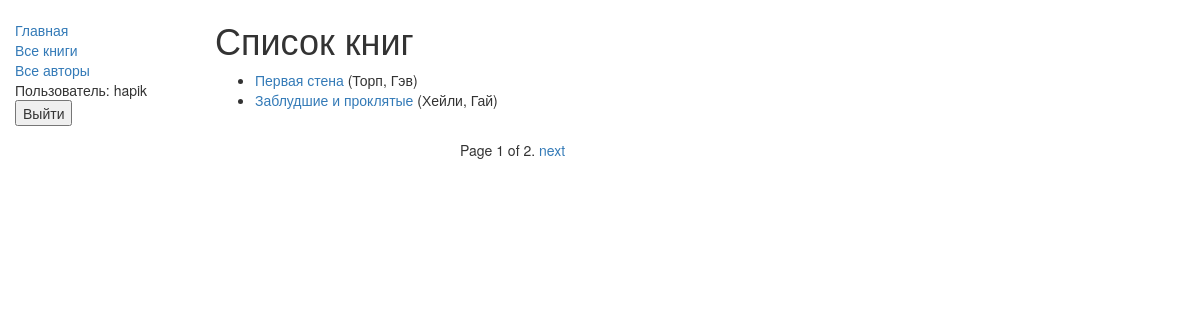
Page /catalog/books/ (signed in) on the committed database.
### catalog/models.py (models this page shows, shortened)
class Book(models.Model):
    title = models.CharField(max_length=200)
    author = models.ForeignKey('Author', on_delete=models.SET_NULL, null=True)
    summary = models.TextField(max_length=1000, help_text="Enter a brief description of the book")
    isbn = models.CharField('ISBN',max_length=13, help_text='13 Character <a href="https://www.isbn-international.org/content/what-isbn">ISBN number</a>')
    genre = models.ManyToManyField(Genre, help_text="Select a genre for this book")
    def get_absolute_url(self):
        return reverse('book-detail', args=[str(self.id)])
    def display_genre(self):
        return ', '.join([ genre.name for genre in self.genre.all()[:3] ])
    display_genre.short_description = 'Genre'

class Author(models.Model):
    first_name = models.CharField(max_length=100)
    last_name = models.CharField(max_length=100)
    date_of_birth = models.DateField(null=True, blank=True)
    date_of_death = models.DateField('Died', null=True, blank=True)
    def __str__(self):
        return '%s, %s' % (self.last_name, self.first_name)

### catalog/views.py (the view)
class BookListView(generic.ListView):
    model = Book
    paginate_by = 2
    def get_queryset(self):
        return Book.objects.filter(title__icontains='')

### catalog/templates/catalog/book_list.html
{% extends "base_generic.html" %}
{% block content %}
    <h1>Список книг</h1>
    {% if book_list %}
    <ul>
      {% for book in book_list %}
      <li>
        <a href="{{ book.get_absolute_url }}">{{ book.title }}</a> ({{book.author}})
      </li>
      {% endfor %}
    </ul>
    {% else %}
      <p>В библиотеке книг нет.</p>
    {% endif %}
{% endblock %}

### catalog/templates/base_generic.html (shortened to what this page needs)
<!doctype html>
<html lang="en">
<head>
    <link
            rel="stylesheet"
            href="https://maxcdn.bootstrapcdn.com/bootstrap/3.3.7/css/bootstrap.min.css"/>
    {% load static %}
    <link rel="stylesheet" href="{% static 'css/styles.css' %}"/>
</head>
<body>
<div class="container-fluid">
    <div class="row">
        <div class="col-sm-2">
            {% block sidebar %}
            <ul class="sidebar-nav">
                <li><a href="{% url 'index' %}">Главная</a></li>
                <li><a href="{% url 'books' %}">Все книги</a></li>
                <li><a href="{% url 'authors' %}">Все авторы</a></li>
                {% if user.is_authenticated %}
                <li>Пользователь: {{ user.get_username }}</li>
                <li>
                    <form action="{% url 'logout'%}?next={{request.path}}" method="post">
                        <button class="dropdown-item" type="submit">Выйти</button>
                    </form>
                </li>
                <br> {% else %}
                <form action="{% url 'login' %}" method="post"> {% csrf_token %}
                    <button class="dropdown-item" type="submit">Войти</button>
                </form>
                {% endif %}
            </ul>
            {% endblock %}
        </div>
        <div class="col-sm-10 ">{% block content %}{% endblock %}</div>
        {% block pagination %}
        {% if is_paginated %}
        <div class="pagination" style="margin-left: 26rem">
      <span class="page-links">
        <span class="page-current">
          Page {{ page_obj.number }} of {{ page_obj.paginator.num_pages }}.
        </span>
        {% if page_obj.has_next %}
          <a href="{{ request.path }}?page={{ page_obj.next_page_number }}">next</a>
        {% endif %}
      </span>
        </div>
        {% endif %}
        {% endblock %}
    </div>
</div>
</body>
</html>

### catalog/static/css/styles.css (style rules this page uses)
.sidebar-nav { margin-top: 20px; padding: 0; list-style: none; }

### rows in the picture
Book: title "Первая стена", author "Торп, Гэв"
Book: title "Заблудшие и проклятые", author "Хейли, Гай"

### other values in the picture
{{ user.get_username }} "hapik"
{{ page_obj.number }} "1"
{{ page_obj.paginator.num_pages }} "2"
